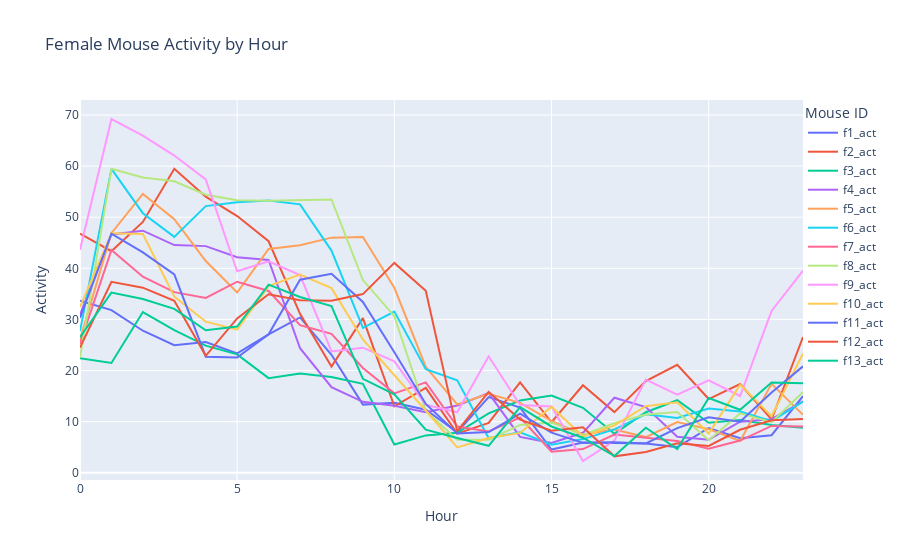

The notebook cell saved with this chart:
### Code cell
fig = go.Figure()

# Add each mouse's data as a separate line
for column in female_hourly.iloc[:,1:-16].columns:
    fig.add_trace(go.Scatter(x=female_hourly.index, 
                            y=female_hourly[column],
                            name=column))

# Update layout
fig.update_layout(
    title='Female Mouse Activity by Hour',
    xaxis_title='Hour',
    yaxis_title='Activity',
    legend_title='Mouse ID',
    legend=dict(
        yanchor="top",
        y=1,
        xanchor="left",
        x=1
    )
)

fig.show()
